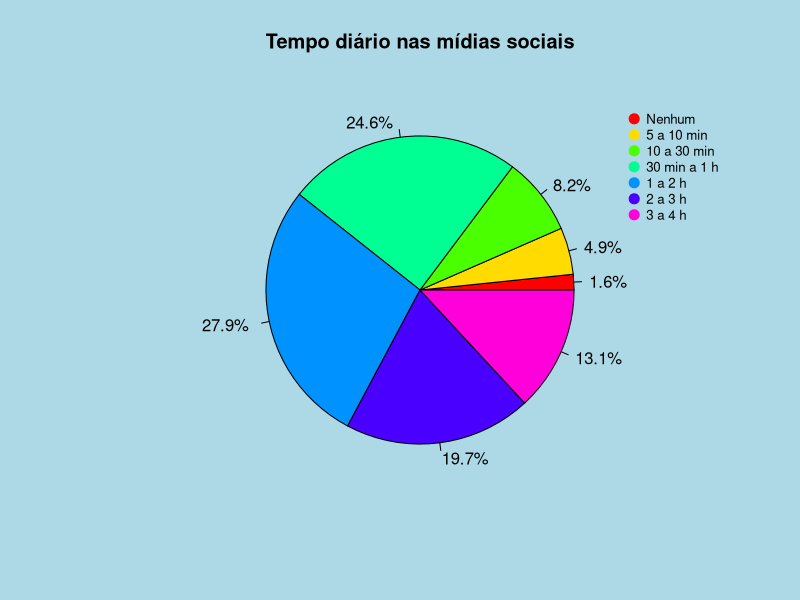
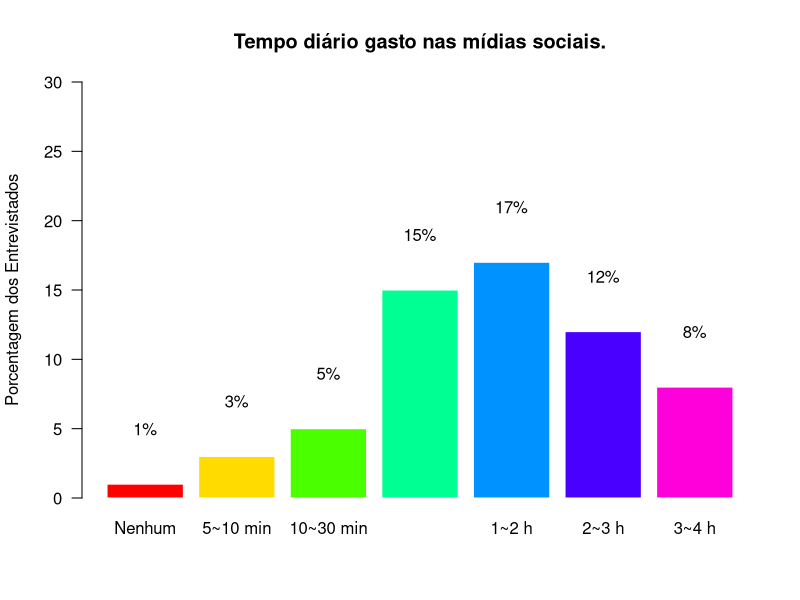

The R source for these figures, in order:
# ++++++++++++++++++++++++++++++++++++++++++++++++++++++++++++++++++++++++++++++++++++++
#
# Versão 4.0 2018
# Observação: Esta nova versão foi testada no ambiente MacOsx.
#
# Esta versão gera ("plota") os gráficos mas não os mostra na janela "Plots" abaixo à direita do IDE RStudio.
# Os gráficos são gerados e gravados nos arquivos com a extensão .PNG.
# Para tanto, foi criada uma pasta (folder), abaixo da pasta principal com a denominacao de "gráficos". 
#
## Análise Exploratória dos Dados realizada na planilha modificada localizada na pasta dados
## Neste script R o nome da planilha ficou sendo "umses_graduacao_2018.xlsx"
#
# Carregando a biblioteca para leitura e gravação de planilhas Excel formato 'xlsx'
if (!require(readxl)) install.packages('readxl')
library(readxl)
library(graphics)
#
# Lendo a planilha já com o nome modificado
# A opção "sheet = "dados" especifica o nome da área de trabalho que será lida da planilha
#
df <- read_xlsx("dados/umses_graduacao_2018_vtidy.xlsx", sheet="dados")
#
# A função "head(df, 3)" mostra as três primeiras linhas trazidas para o data.frame de nome "df".
# O objetivo é o de fazer uma inspeção visual das colunas e verificar a importação correta dos dados.
#
head(df, 3)
#
# +++++++++++++++++++++++++++++++++++++++++++++++++++++++++++++++++++++++++++++++++++++++
# 
# Iniciando a geração e gravação dos gráficos
#
# Seção IV. Uso das midias sociais
#
#Tempo Gasto
tempo=table(df$tempogasto)
tempo
# Exibição do conteúdo para simples conferência.
#
# A variável "lbls" é utilizada neste e nos próximos gráficos para definir os rótulos mostrados na figura
lbls <- c("Nenhum", "5 a 10 min", "10 a 30 min", "30 min a 1 h", "1 a 2 h", "2 a 3 h", "3 a 4 h", "4 a 5 h", "Mais de 5 h")
# A variável "pct" é utilizada neste e nos outros gráficos para definir os valores exibidos em porcentagem
# O valor está arredondado para uma casa decimal
pct <- round(tempo/sum(tempo)*100, digits=1)
pct
#
# O primeiro gráfico a ser elaborado, será do tipo pizza (pie) para a variável "tempo".

# A variável "lbls" concatena os elementos (nomes) e os valores (em porcentagem)
lbls <- paste0(pct,"% ") # add percents to labels
lbls

# A chamada da funcao png abaixo serve para plotar o grafico em um arquivo, 
# ao inves de plotar na janela "Plots" no RStudio. 
# Poderiam ser utilizados outros formatos de arquivo, tais como: 'bmp', 'pdf', 'jpeg' ou 'tiff'.
#
# Obs: lembrar de criar um diretório, abaixo do diretório de trabalho atual, com o nome "gráficos"!!
#
png(filename="gráficos/aed_survey_tempogasto_tidy.png", width = 800, height = 500, pointsize = 16)
#
# Definindo a cor de fundo do gráfico a ser exibido: azul clara
par(bg = "light blue")
#
# Geração do gráfico tipo pizza (pie)
pie(tempo, labels = lbls, edges = 100, angle = 45, col = c(rainbow(7)), border = NULL,
    lty = NULL, main = "Tempo diário nas mídias sociais")
#
legend("topright", legend = c("Nenhum", "5 a 10 min", "10 a 30 min", "30 min a 1 h", "1 a 2 h", "2 a 3 h", "3 a 4 h"),
       col = c(rainbow(7)),
       bty = "n", pch=20 , pt.cex = 2, cex = 0.8, 
       horiz = FALSE, inset = c(0.05, 0.05))

# Não se esquecer de chamar a funcao "dev.off()" para fechar o arquivo gravado!
# Este comando "dev.off()" é utilzado em complemento com a funcao png (ou outras funcoes para gerar arquivos graficos)
dev.off()
#
# Outra forma de visualização da variável "prof", utilizando gráfico de barras
# 
png(filename="gráficos/aed_survey_barra_tempogasto_tidy.png", width = 800, height = 500, pointsize = 16)
# Gráfico do tipo "barplot"
lbls <- c("Nenhum", "5 a 10 min", "10 a 30 min", "30 min a 1 h", "1 a 2 h", "2 a 3 h", "3 a 4 h")
# Definindo a cor de fundo branca (default)
par(bg = "white")
# Geração do gráfico tipo barra (barplot)
nom <- c("Nenhum", "5~10 min", "10~30 min", "30~60 min", "1~2 h", "2~3 h", "3~4 h")
my_bar=barplot(tempo, border=F, names.arg = nom, las=1,
               col = c(rainbow(7)),
               ylab = "Porcentagem dos Entrevistados",
               
               ylim = c(0,30),
               main = "Tempo diário gasto nas mídias sociais.")
# Adicionando o texto a ser exibido 
text(my_bar, tempo+4, paste(tempo,"%",sep=""),cex=1) 

#Agora adicionando a legenda ao gráfico

dev.off()
# Não se esquecer de chamar a funcao "dev.off()" para fechar o arquivo gravado!
#
# Fim do programa !!
# +++++++++++++++++++++++++++++++++++++++++++++++++++++++++++++++++++++++++++++++++++++++